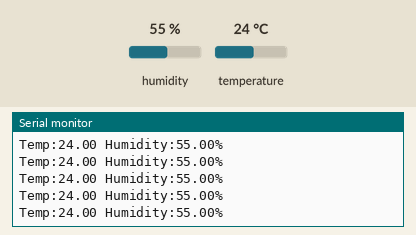
Simulated run of this sketch. Board: Arduino Uno, built with avr-gcc and run on an emulated ATmega328P. Parts: the last lines printed to the serial monitor. Inputs (shaded band) come from the test bench; at power-on: humidity 55 %, temperature 24 °C.

Above: at 1.2 s.
1.3 s: humidity set to 22 %
At 2.0 s:
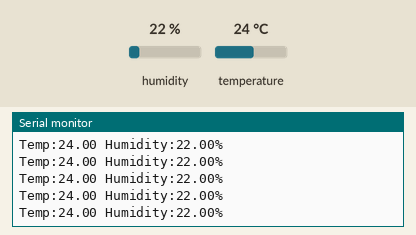
4.3 s: temperature set to 12 °C
At 5.1 s:
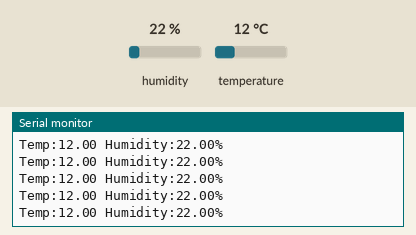
7.3 s: humidity set to 40 %
At 8.3 s:
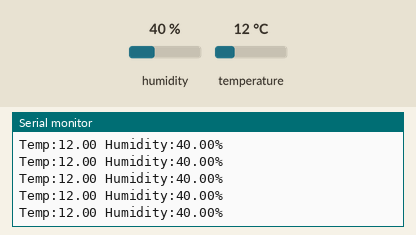
Timing chart, 0 to 10.3 s (numbered marks = the images above; inputs shaded):
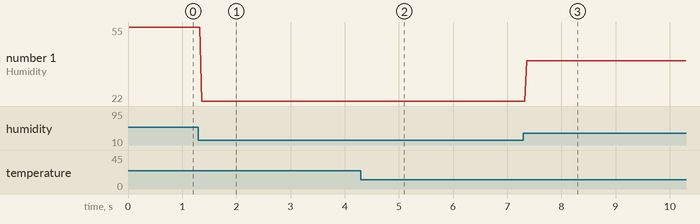

Measured:
- after the input at 1.3 s, the serial monitor: prints a new line after 0.06 s (image 1)
- after the input at 4.3 s, the serial monitor: prints a new line after 0.06 s (image 2)
- after the input at 7.3 s, the serial monitor: prints a new line after 0.06 s (image 3)
- plotted number 1: 55 → 22 after the input at 1.3 s, 22 → 40 after the input at 7.3 s

The sketch:

sensor_reader.ino
```cpp
#include <Adafruit_Sensor.h>
#include <DHT.h>
#include <DHT_U.h>

#define DHTPIN 2

#define DHTTYPE DHT11

DHT_Unified dht(DHTPIN, DHTTYPE);

uint32_t delayMS;

void setup() {
  // put your setup code here, to run once:
  Serial.begin(9600);
  dht.begin();

  sensor_t sensor;

  dht.temperature().getSensor(&sensor);
  delayMS = sensor.min_delay / 1000;
}

void loop() {
  // put your main code here, to run repeatedly:
  delay(delayMS);
  sensors_event_t event;

  dht.temperature().getEvent(&event);

  Serial.print(F("Temp:"));
  Serial.print(event.temperature);

  dht.humidity().getEvent(&event);

  Serial.print(F(" Humidity:"));
  Serial.print(event.relative_humidity);
  Serial.println(F("%"));
}
```
